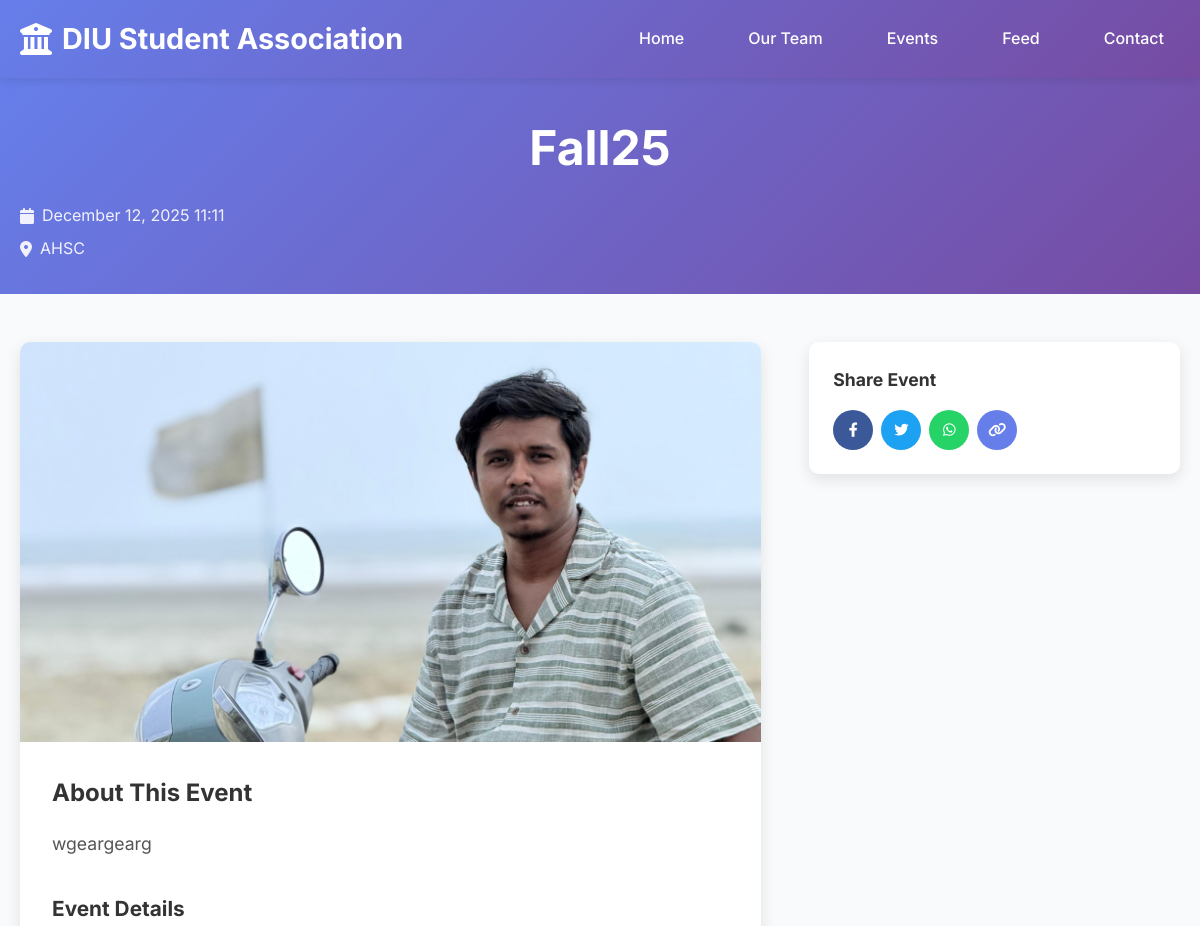
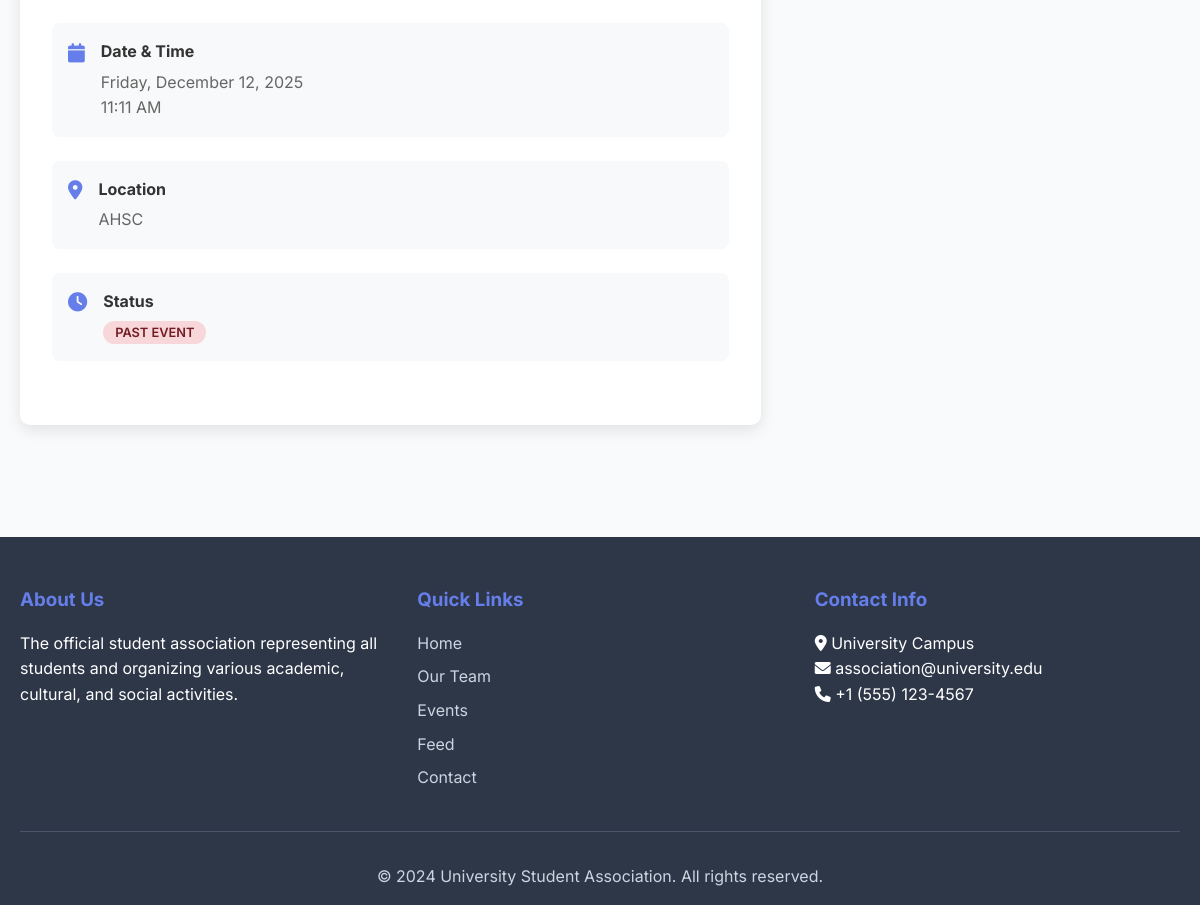
Page /events/event/1/ on the committed database (2 pictures, top to bottom).
### events/models.py (models this page shows, shortened)
class Event(models.Model):
    title = models.CharField(max_length=200)
    description = models.TextField()
    image = models.ImageField(upload_to='events/')
    date = models.DateTimeField()
    location = models.CharField(max_length=200)
    organizer = models.CharField(max_length=100, blank=True)
    is_active = models.BooleanField(default=True)
    created_at = models.DateTimeField(auto_now_add=True)
    updated_at = models.DateTimeField(auto_now=True)
    class Meta:
        ordering = ['-date']
    def is_upcoming(self):
        return self.date > timezone.now()

### events/views.py (the view)
# urls.py: path('event/<int:event_id>/', views.event_detail, name='event_detail'),
def event_detail(request, event_id):
    event = get_object_or_404(Event, id=event_id, is_active=True)
    context = {
        'event': event,
    }
    return render(request, 'event_detail.html', context)

### templates/event_detail.html (shortened to what this page needs)
{% extends 'base.html' %}
{% block content %}
<section class="hero" style="padding: 2rem 0; background: linear-gradient(135deg, #667eea 0%, #764ba2 100%);">
    <div class="container">
        <h1>{{ event.title }}</h1>
        <div style="color: white; opacity: 0.9; display: flex; flex-direction: column; gap: 0.5rem; margin-top: 1rem;">
            <span style="display: flex; align-items: center; gap: 0.5rem;">
                <i class="fas fa-calendar"></i> {{ event.date|date:"F d, Y H:i" }}
            </span>
            <span style="display: flex; align-items: center; gap: 0.5rem;">
                <i class="fas fa-map-marker-alt"></i> {{ event.location }}
            </span>
        </div>
    </div>
</section>
<section id="event-detail" style="padding: 3rem 0;">
    <div class="container">
        <div style="display: grid; grid-template-columns: 2fr 1fr; gap: 3rem; align-items: start;">
            <div style="background: white; border-radius: 10px; box-shadow: 0 5px 15px rgba(0,0,0,0.1); overflow: hidden;">
                <div style="height: 400px; overflow: hidden;">
                    {% if event.image %}
                        <img src="{{ event.image.url }}" alt="{{ event.title }}" style="width: 100%; height: 100%; object-fit: cover;">
                    {% else %}
                        <div style="background: linear-gradient(135deg, #667eea 0%, #764ba2 100%); color: white; display: flex; align-items: center; justify-content: center; height: 100%;">
                            <i class="fas fa-calendar-alt" style="font-size: 4rem;"></i>
                        </div>
                    {% endif %}
                </div>
                <div style="padding: 2rem;">
                    <div style="margin-bottom: 2rem;">
                        <h2 style="color: #333; margin-bottom: 1rem; font-size: 1.5rem;">About This Event</h2>
                        <div style="line-height: 1.8; color: #555; font-size: 1.1rem;">
                            {{ event.description|linebreaks }}
                        </div>
                    </div>
                    <div style="margin-bottom: 2rem;">
                        <h3 style="color: #333; margin-bottom: 1.5rem; font-size: 1.3rem;">Event Details</h3>
                        <div style="display: grid; gap: 1.5rem;">
                            <div style="display: flex; align-items: start; gap: 1rem; padding: 1rem; background: #f8f9fa; border-radius: 8px;">
                                <i class="fas fa-calendar" style="color: #667eea; font-size: 1.2rem; margin-top: 0.2rem;"></i>
                                <div>
                                    <strong style="color: #333; margin-bottom: 0.3rem; display: block;">Date & Time</strong>
                                    <span style="color: #666; display: block;">{{ event.date|date:"l, F d, Y" }}</span>
                                    <span style="color: #666; display: block;">{{ event.date|date:"H:i A" }}</span>
                                </div>
                            </div>
                            <div style="display: flex; align-items: start; gap: 1rem; padding: 1rem; background: #f8f9fa; border-radius: 8px;">
                                <i class="fas fa-map-marker-alt" style="color: #667eea; font-size: 1.2rem; margin-top: 0.2rem;"></i>
                                <div>
                                    <strong style="color: #333; margin-bottom: 0.3rem; display: block;">Location</strong>
                                    <span style="color: #666;">{{ event.location }}</span>
                                </div>
                            </div>
                            <div style="display: flex; align-items: start; gap: 1rem; padding: 1rem; background: #f8f9fa; border-radius: 8px;">
                                <i class="fas fa-clock" style="color: #667eea; font-size: 1.2rem; margin-top: 0.2rem;"></i>
                                <div>
                                    <strong style="color: #333; margin-bottom: 0.3rem; display: block;">Status</strong>
                                    <span style="padding: 4px 12px; border-radius: 15px; font-size: 0.8rem; font-weight: 600; text-transform: uppercase;
                                          {% if event.is_upcoming %}background: #d4edda; color: #155724;{% else %}background: #f8d7da; color: #721c24;{% endif %}">
                                        {% if event.is_upcoming %}
                                            Upcoming
                                        {% else %}
                                            Past Event
                                        {% endif %}
                                    </span>
                                </div>
                            </div>
                        </div>
                    </div>
                </div>
            </div>
            <div style="position: sticky; top: 2rem;">
                <div style="background: white; border-radius: 10px; box-shadow: 0 5px 15px rgba(0,0,0,0.1); padding: 1.5rem;">
                    <h4 style="color: #333; margin-bottom: 1rem; font-size: 1.1rem;">Share Event</h4>
                    <div style="display: flex; gap: 0.5rem; flex-wrap: wrap;">
                        <button onclick="shareOnFacebook()" style="width: 40px; height: 40px; border-radius: 50%; display: flex; align-items: center; justify-content: center; padding: 0; border: none; background: #3b5998; color: white; font-size: 0.9rem; cursor: pointer;">
                            <i class="fab fa-facebook-f"></i>
                        </button>
                        <button onclick="shareOnTwitter()" style="width: 40px; height: 40px; border-radius: 50%; display: flex; align-items: center; justify-content: center; padding: 0; border: none; background: #1da1f2; color: white; font-size: 0.9rem; cursor: pointer;">
                            <i class="fab fa-twitter"></i>
                        </button>
                        <button onclick="shareOnWhatsApp()" style="width: 40px; height: 40px; border-radius: 50%; display: flex; align-items: center; justify-content: center; padding: 0; border: none; background: #25d366; color: white; font-size: 0.9rem; cursor: pointer;">
                            <i class="fab fa-whatsapp"></i>
                        </button>
                        <button onclick="copyEventLink()" style="width: 40px; height: 40px; border-radius: 50%; display: flex; align-items: center; justify-content: center; padding: 0; border: none; background: #667eea; color: white; font-size: 0.9rem; cursor: pointer;">
                            <i class="fas fa-link"></i>
                        </button>
                    </div>
                </div>
            </div>
        </div>
    </div>
</section>
{% endblock %}

### templates/base.html (style rules this page uses)
* { margin: 0; padding: 0; box-sizing: border-box; }
body { font-family: 'Inter', sans-serif; line-height: 1.6; color: #333; background-color: #f8fafc; }
.container { max-width: 1200px; margin: 0 auto; padding: 0 20px; }
.hero { background: linear-gradient(135deg, #667eea 0%, #764ba2 100%); color: white; padding: 4rem 0; text-align: center; }
.hero h1 { font-size: 3rem; margin-bottom: 1rem; font-weight: 700; }

### rows in the picture
Event: title "Fall25", date "December 12, 2025 11:11", location "AHSC", image (placeholder picture), description "wgeargearg", date "Friday, December 12, 2025", date "11:11 AM"
